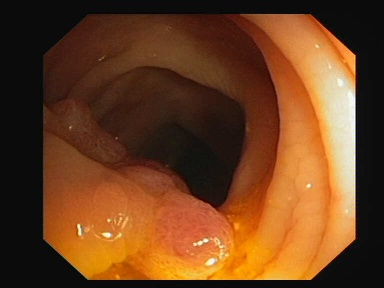
#> input picture images/exemplo_1.jpg, 384 x 288 px; its folder holds only this picture in this run
$ python image_augmentation.py
#> lines starting #> are read from the running program, lines starting #| are printed output that depends on the picture
# para inserir o augmentation diretamente no modelo:
# https://github.com/https-deeplearning-ai/tensorflow-1-public/blob/main/C2/W2/ungraded_labs/C2_W2_Lab_1_cats_v_dogs_augmentation.ipynb

# para gerar imagens alteradas e salvar no HD:
# https://towardsdatascience.com/complete-image-augmentation-in-opencv-31a6b02694f5

import cv2
import random
import os

class Transformation():
    def __init__(self,path):
        self.path = path
        self.img = cv2.imread(path)
        x,y,_ = self.img.shape
        self.shape = (y,x)

    def resize_img(self,img):
        return cv2.resize(img, self.shape, interpolation = cv2.INTER_AREA)

    def fill(self, img, h, w):
        img = cv2.resize(img, (h, w), cv2.INTER_CUBIC)
        return img

    def horizontal_shift(self,ratio = 0.0):
        if ratio > 1 or ratio < 0:
            print('Value should be less than 1 and greater than 0')
            return self.img
        ratio = random.uniform(-ratio, ratio)
        h, w = self.img.shape[:2]
        to_shift = w*ratio
        if ratio > 0:
            img = self.img[:, :int(w-to_shift), :]
        if ratio < 0:
            img = self.img[:, int(-1*to_shift):, :]
        img = self.fill(img, h, w)
        img = self.resize_img(img)
        return img

    def vertical_shift(self, ratio = 0.0):
        if ratio > 1 or ratio < 0:
            print('Value should be less than 1 and greater than 0')
            return self.img
        ratio = random.uniform(-ratio, ratio)
        h, w = self.img.shape[:2]
        to_shift = h*ratio
        if ratio > 0:
            img = self.img[:int(h-to_shift), :, :]
        if ratio < 0:
            img = self.img[int(-1*to_shift):, :, :]
        img = self.fill(img, h, w)
        img = self.resize_img(img)
        return img

    def zoom(self, value):
        if value > 1 or value < 0:
            print('Value for zoom should be less than 1 and greater than 0')
            return self.img
        value = random.uniform(value, 1)
        h, w = self.img.shape[:2]
        h_taken = int(value*h)
        w_taken = int(value*w)
        h_start = random.randint(0, h-h_taken)
        w_start = random.randint(0, w-w_taken)
        img = self.img[h_start:h_start+h_taken, w_start:w_start+w_taken, :]
        img = self.fill(img, h, w)
        img = self.resize_img(img)
        return img

    def horizontal_flip(self, flag):
        if flag:
            img = self.resize_img(self.img)
            return cv2.flip(img, 1)
        else:
            return self.img

    def vertical_flip(self, flag):
        if flag:
            img = self.resize_img(self.img)
            return cv2.flip(img, 0)
        else:
            return self.img

    def rotation(self, angle):
        angle = int(random.uniform(-angle, angle))
        h, w = self.img.shape[:2]
        M = cv2.getRotationMatrix2D((int(w/2), int(h/2)), angle, 1)
        img = cv2.warpAffine(self.img, M, (w, h))
        img = self.resize_img(img)
        return img

    def gray(self):
        return cv2.cvtColor(self.img, cv2.COLOR_BGR2GRAY)

# [5 lines of commented-out code are left out]

if __name__ == "__main__":

    MAIN_FOLDER = 'images'
    paths = os.listdir(MAIN_FOLDER)

    for path in paths:
        parts = path.split('.')


        name = str(MAIN_FOLDER+'/'+path)
        transformation = Transformation(name)


        # Horizontal Shift
        img = transformation.horizontal_shift(ratio=0.1)
        save_path = str(MAIN_FOLDER+'/'+parts[0]+'_horizontalshift'+'.'+parts[1])
        cv2.imwrite(save_path,img)


        # Vertical Shift
        img = transformation.vertical_shift(ratio=0.1)
        save_path = str(MAIN_FOLDER+'/'+parts[0]+'_verticalshift'+'.'+parts[1])
        cv2.imwrite(save_path,img)


        # Zoom
        img = transformation.zoom(value=0.9)
        save_path = str(MAIN_FOLDER+'/'+parts[0]+'_zoom'+'.'+parts[1])
        cv2.imwrite(save_path,img)


        # Horizontal Flip
        img = transformation.horizontal_flip(True)
        save_path = str(MAIN_FOLDER+'/'+parts[0]+'_horizontalflip'+'.'+parts[1])
        cv2.imwrite(save_path,img)


        # Vertical Flip
        img = transformation.vertical_flip(True)
        save_path = str(MAIN_FOLDER+'/'+parts[0]+'_verticalflip'+'.'+parts[1])
        cv2.imwrite(save_path,img)


        # Rotation
        img = transformation.rotation(angle=30)
        save_path = str(MAIN_FOLDER+'/'+parts[0]+'_rotation'+'.'+parts[1])
        cv2.imwrite(save_path,img)
#> this loop made 1 pass
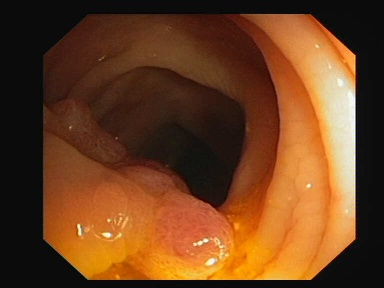
#> input picture images/exemplo_1.jpg, 384 x 288 px
#> pass 1, in horizontal_shift, `img = self.img[:, :int(w-to_shift), :]`:
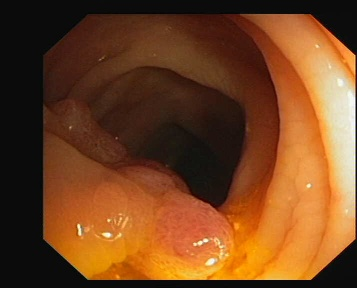
#> img: shape (288, 357, 3); mean B, G, R 32, 67.5, 115.3
#> pass 1, in fill, `img = cv2.resize(img, (h, w), cv2.INTER_CUBIC)`:
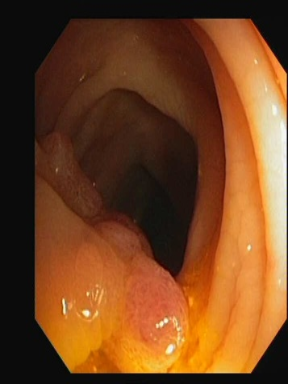
#> img: shape (384, 288, 3); mean of channels 0, 1, 2 31.9, 67.4, 115.2; drawn as B, G, R
#> pass 1, in horizontal_shift, `img = self.resize_img(img)`:
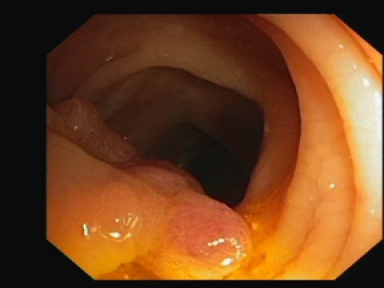
#> img: shape (288, 384, 3); mean of channels 0, 1, 2 31.9, 67.4, 115.2; drawn as B, G, R
#> pass 1, in vertical_shift, `img = self.img[:int(h-to_shift), :, :]`:
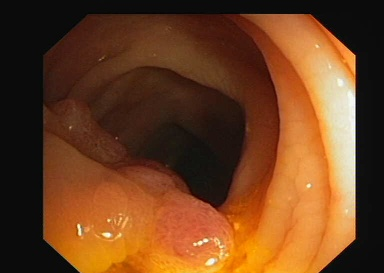
#> img: shape (273, 384, 3); mean B, G, R 31.5, 64.5, 110.1
